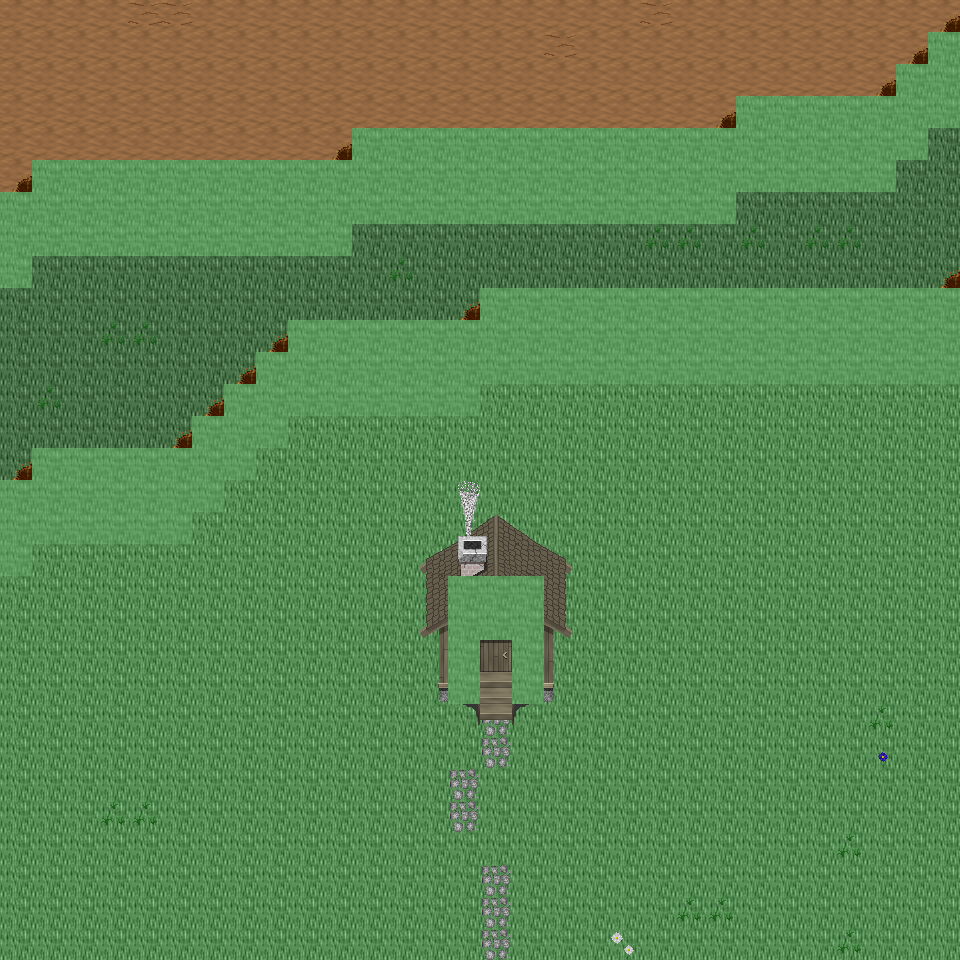

A 2D game scene composited from a Tiled map and its tileset images. What follows is a short description and the map's XML, with each tile layer's data collapsed to a summary:
An orthogonal 30x30 tile map with 32x32 px tiles, 6 tile layers (Ground, Object, Object2, Above, ...), 24 tilesets and 8 objects (8x mapExit).

<map version="1.0" orientation="orthogonal" renderorder="right-down" width="30" height="30" tilewidth="32" tileheight="32" nextobjectid="9">
  <tileset firstgid="1" name="tileset_ground_ground" tilewidth="32" tileheight="32" tilecount="33" columns="3">
    <image source="../drawable/tileset_ground_ground.png" width="96" height="352" />
  </tileset>
  <tileset firstgid="34" name="tileset_ground_ridge_earth_dark" tilewidth="32" tileheight="32" tilecount="96" columns="12">
    <image source="../drawable/tileset_ground_ridge_earth_dark.png" width="384" height="256" />
  </tileset>
  <tileset firstgid="130" name="tileset_plant_grasses" tilewidth="32" tileheight="32" tilecount="6" columns="3">
    <image source="../drawable/tileset_plant_grasses.png" width="96" height="64" />
  </tileset>
  <tileset firstgid="136" name="tileset_ground_grass_edges" tilewidth="32" tileheight="32" tilecount="36" columns="12">
    <image source="../drawable/tileset_ground_grass_edges.png" width="384" height="96" />
  </tileset>
  <tileset firstgid="172" name="tileset_ground_rock_pebbles" tilewidth="32" tileheight="32" tilecount="3" columns="1">
    <image source="../drawable/tileset_ground_rock_pebbles.png" width="32" height="96" />
  </tileset>
  <tileset firstgid="175" name="tileset_plant_flower_daisy_blue" tilewidth="32" tileheight="32" tilecount="8" columns="2">
    <image source="../drawable/tileset_plant_flower_daisy_blue.png" width="64" height="128" />
  </tileset>
  <tileset firstgid="183" name="tileset_plant_flower_daisy_white" tilewidth="32" tileheight="32" tilecount="8" columns="2">
    <image source="../drawable/tileset_plant_flower_daisy_white.png" width="64" height="128" />
  </tileset>
  <tileset firstgid="191" name="tileset_ground_cobbled_paving" tilewidth="32" tileheight="32" tilecount="1" columns="1">
    <image source="../drawable/tileset_ground_cobbled_paving.png" width="32" height="32" />
  </tileset>
  <tileset firstgid="192" name="tileset_item_pot_dark_barrel" tilewidth="32" tileheight="32" tilecount="2" columns="1">
    <image source="../drawable/tileset_item_pot_dark_barrel.png" width="32" height="64" />
  </tileset>
  <tileset firstgid="194" name="tileset_item_statue_green_stone" tilewidth="32" tileheight="32" tilecount="12" columns="4">
    <image source="../drawable/tileset_item_statue_green_stone.png" width="128" height="96" />
  </tileset>
  <tileset firstgid="206" name="tileset_logic_creature_orc" tilewidth="32" tileheight="32" tilecount="6" columns="6">
    <image source="../drawable/tileset_logic_creature_orc.png" width="192" height="32" />
  </tileset>
  <tileset firstgid="212" name="tileset_logic_creature_gnome" tilewidth="32" tileheight="32" tilecount="6" columns="6">
    <image source="../drawable/tileset_logic_creature_gnome.png" width="192" height="32" />
  </tileset>
  <tileset firstgid="218" name="tileset_logic_creature_animal" tilewidth="32" tileheight="32" tilecount="32" columns="8">
    <image source="../drawable/tileset_logic_creature_animal.png" width="256" height="128" />
  </tileset>
  <tileset firstgid="250" name="tileset_logic_item_sign" tilewidth="32" tileheight="32" tilecount="1" columns="1">
    <image source="../drawable/tileset_logic_item_sign.png" width="32" height="32" />
  </tileset>
  <tileset firstgid="251" name="tileset_logic_collision" tilewidth="32" tileheight="32" tilecount="1" columns="1">
    <image source="../drawable/tileset_logic_collision.png" width="32" height="32" />
  </tileset>
  <tileset firstgid="252" name="tileset_logic_portal" tilewidth="32" tileheight="32" tilecount="24" columns="8">
    <image source="../drawable/tileset_logic_portal.png" width="256" height="96" />
  </tileset>
  <tileset firstgid="276" name="tileset_ground_pothole" tilewidth="32" tileheight="32" tilecount="4" columns="4">
    <image source="../drawable/tileset_ground_pothole.png" width="128" height="32" />
  </tileset>
  <tileset firstgid="280" name="tileset_object_suspension_bridge" tilewidth="32" tileheight="32" tilecount="24" columns="3">
    <image source="../drawable/tileset_object_suspension_bridge.png" width="96" height="256" />
  </tileset>
  <tileset firstgid="304" name="tileset_item_corpse_huge_animal" tilewidth="32" tileheight="32" tilecount="16" columns="2">
    <image source="../drawable/tileset_item_corpse_huge_animal.png" width="64" height="256" />
  </tileset>
  <tileset firstgid="320" name="tileset_ground_green_paving" tilewidth="32" tileheight="32" tilecount="18" columns="3">
    <image source="../drawable/tileset_ground_green_paving.png" width="96" height="192" />
  </tileset>
  <tileset firstgid="338" name="tileset_logic_protection" tilewidth="32" tileheight="32" tilecount="2" columns="2">
    <image source="../drawable/tileset_logic_protection.png" width="64" height="32" />
  </tileset>
  <tileset firstgid="340" name="tileset_building_chimney_smoke" tilewidth="32" tileheight="32" tilecount="40" columns="4">
    <image source="../drawable/tileset_building_chimney_smoke.png" width="128" height="320" />
  </tileset>
  <tileset firstgid="380" name="tileset_building_huts" tilewidth="32" tileheight="32" tilecount="338" columns="26">
    <image source="../drawable/tileset_building_huts.png" width="832" height="416" />
  </tileset>
  <tileset firstgid="718" name="tileset_light_door_light" tilewidth="32" tileheight="32" tilecount="12" columns="3">
    <image source="../drawable/tileset_light_door_light.png" width="96" height="128" />
  </tileset>
  <layer name="Ground" width="30" height="30">
    <data>[900 cells, 899 non-empty, 3 distinct tile ids]</data>
  </layer>
  <layer name="Object" width="30" height="30">
    <data>[900 cells, 222 non-empty, 12 distinct tile ids]</data>
  </layer>
  <layer name="Object2" width="30" height="30">
    <data>[900 cells, 21 non-empty, 21 distinct tile ids]</data>
  </layer>
  <layer name="Above" width="30" height="30">
    <data>[900 cells, 17 non-empty, 17 distinct tile ids]</data>
  </layer>
  <layer name="Above2" width="30" height="30">
    <data>[900 cells, 2 non-empty, 2 distinct tile ids]</data>
  </layer>
  <layer name="Walkable" width="30" height="30">
    <data>[900 cells, 190 non-empty, 1 distinct tile ids]</data>
  </layer>
  <objectgroup name="MapEvents">
    <object id="1" name="north" type="mapExit" x="0" y="0" width="960" height="32">
      <properties>
        <property name="map" value="level_0_x189_y25" />
        <property name="x" value="0" />
        <property name="y" value="28" />
      </properties>
    </object>
    <object id="2" name="south" type="mapExit" x="0" y="928" width="960" height="32">
      <properties>
        <property name="map" value="level_0_x189_y27" />
        <property name="x" value="0" />
        <property name="y" value="1" />
      </properties>
    </object>
    <object id="3" name="west" type="mapExit" x="0" y="0" width="32" height="192">
      <properties>
        <property name="map" value="level_0_x188_y26" />
        <property name="x" value="28" />
        <property name="y" value="0" />
      </properties>
    </object>
    <object id="4" name="west2" type="mapExit" x="0" y="288" width="32" height="192">
      <properties>
        <property name="map" value="level_0_x188_y26" />
        <property name="x" value="28" />
        <property name="y" value="9" />
      </properties>
    </object>
    <object id="5" name="west3" type="mapExit" x="0" y="576" width="32" height="384">
      <properties>
        <property name="map" value="level_0_x188_y26" />
        <property name="x" value="28" />
        <property name="y" value="18" />
      </properties>
    </object>
    </objectgroup>
</map>
<!-- 3 of 8 objects omitted -->
